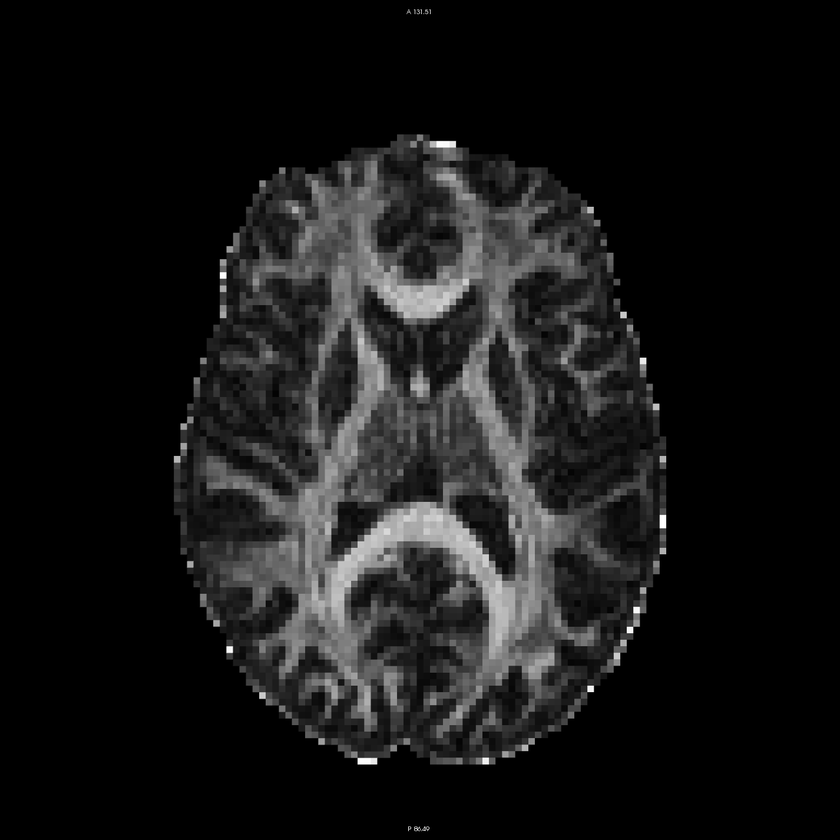
#> input picture fam.png, 840 x 840 px, shrunk from 1426 x 1426 before the run
$ python lcfam.py cfam.png fam.png out.png   (Python 2 division)
#> lines starting #> are read from the running program, lines starting #| are printed output that depends on the picture
#!/usr/bin/env python

import sys, warnings
from skimage import io, color, img_as_ubyte

if len(sys.argv) != 4:
    print 'Usage: %s <cfam.png> <fam.png> <outfile.png>' % sys.argv[0]
    sys.exit(1)

fam = io.imread(sys.argv[2])
#> fam is the input picture: shape (840, 840); min 0, max 255, mean 23
fam_norm = fam.astype(float) / 255
cfam = io.imread(sys.argv[1])[:, :, 0:3]
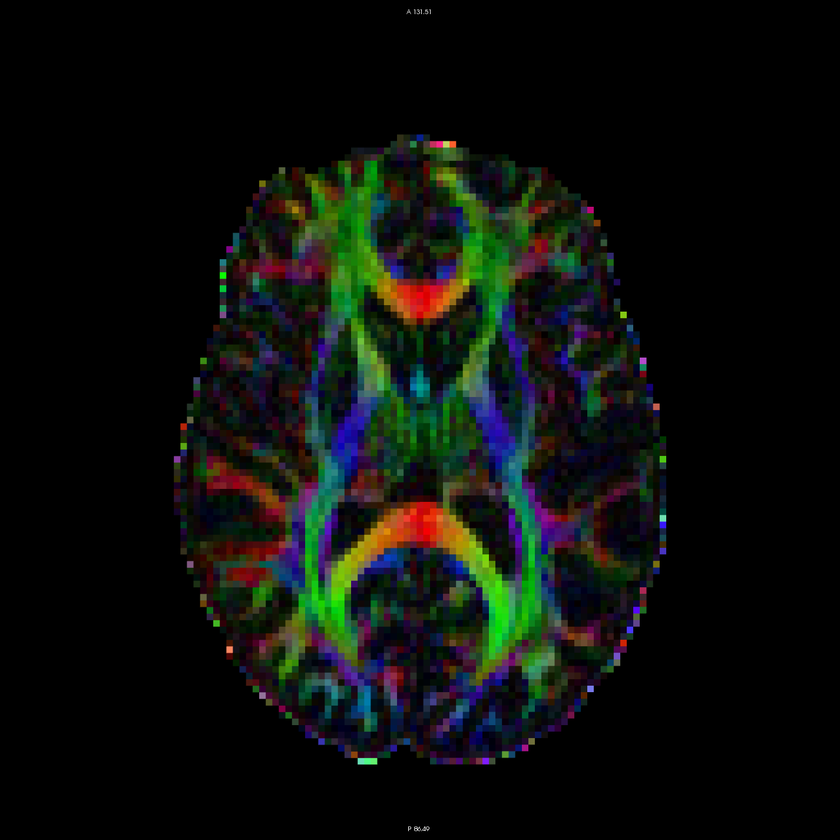
#> input picture cfam.png, 840 x 840 px, shrunk from 1426 x 1426 before the run
#> cfam is the input picture: shape (840, 840, 3); mean R, G, B 12.4, 15.4, 11.7
cfam_lab = color.rgb2lab(cfam)
#> cfam_lab: shape (840, 840, 3) float64; mean of channels 0, 1, 2 6.5, -0.6, 1.9
cfam_lightness = cfam_lab[:, :, 0].astype(float) / 100
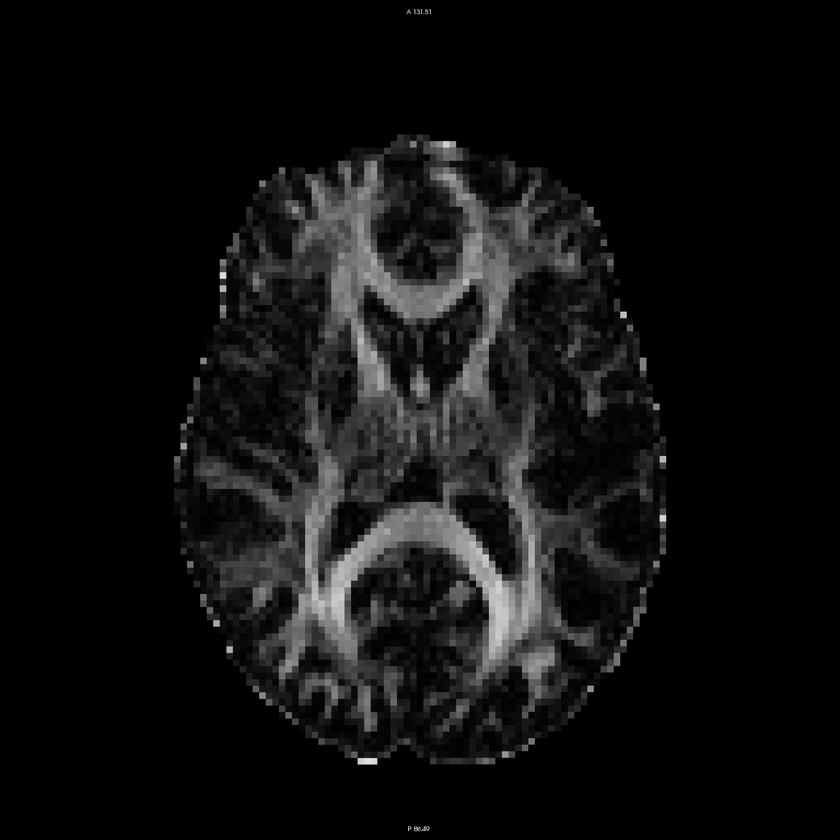
#> cfam_lightness: shape (840, 840) float64; min 0, max 0.99, mean 0.0647
lcfam_lab = cfam_lab
lcfam_lightness = fam_norm * 100
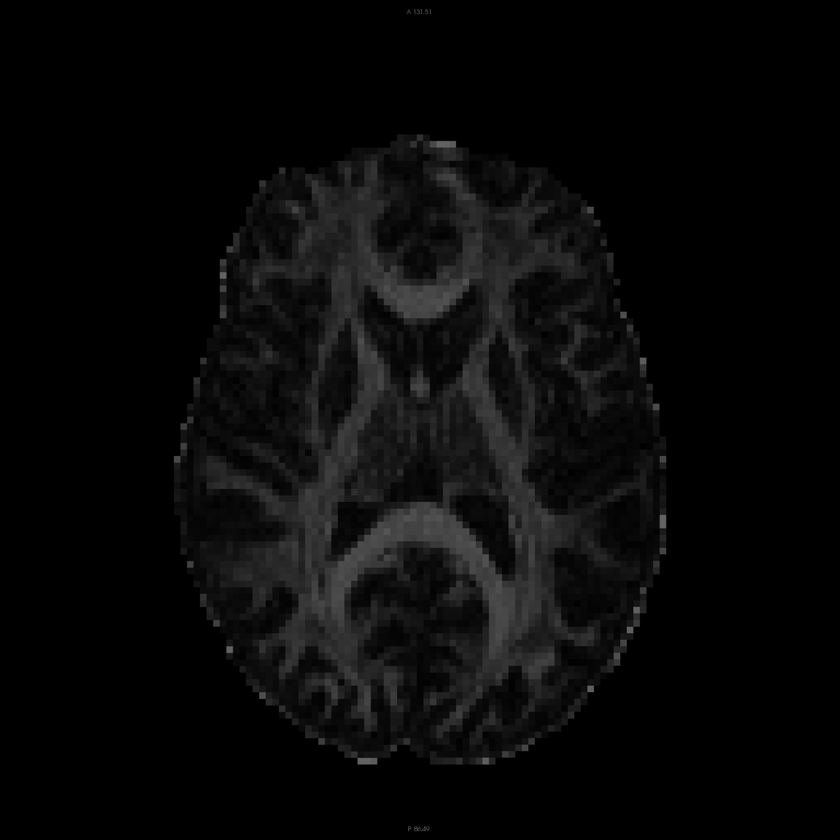
#> lcfam_lightness: shape (840, 840) float64; min 0, max 100, mean 9
lcfam_lab[:, :, 0] = lcfam_lightness
#> lcfam_lab: shape (840, 840, 3) float64; mean of channels 0, 1, 2 9, -0.6, 1.9
lcfam = color.lab2rgb(lcfam_lab)
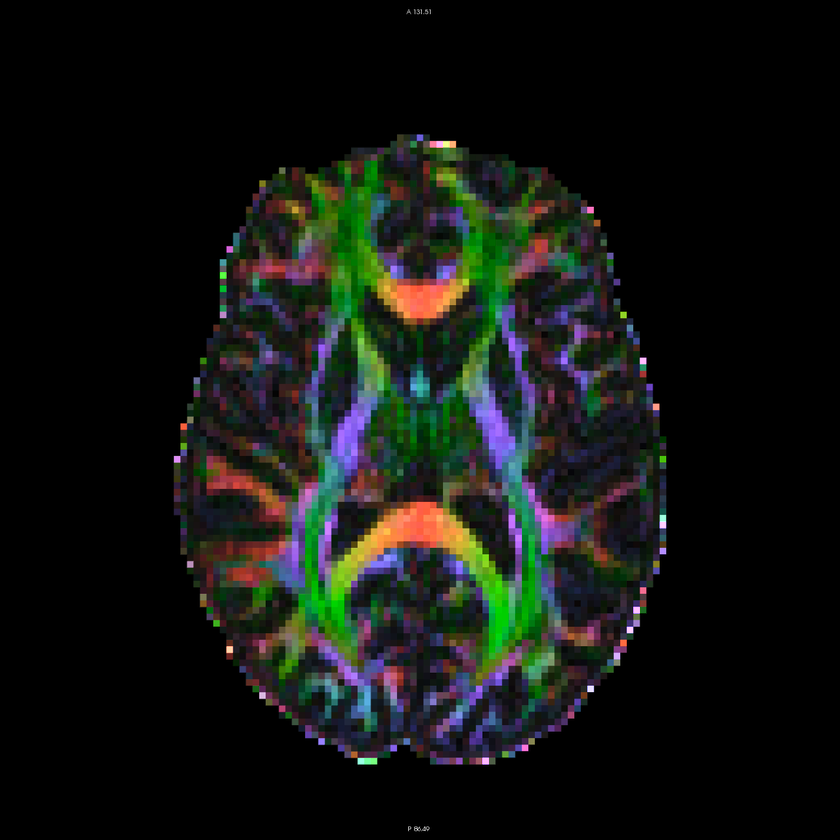
#> lcfam: shape (840, 840, 3) float64; mean R, G, B 0.0741, 0.0846, 0.0702
warnings.simplefilter("ignore")
#> (the run stopped early here; a loop or call above may not have finished)
